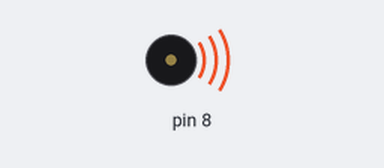
This sketch was run on a simulated Arduino Uno, built with avr-gcc and run on an emulated ATmega328P. Shown: buzzer (waves = sounding).

Above: at 0.1 s.
At 2.2 s:
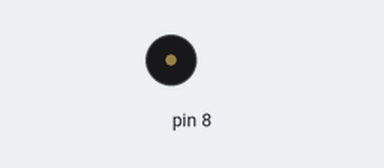
Timing chart, 0 to 3.7 s (numbered marks = the images above):
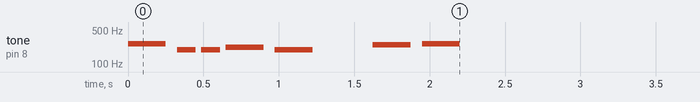

The sketch:

Tonos.ino
```cpp
//Incluimos el archivo con los tonos
#include "pitches.h"

// notas que se van a reproducir
int cancion[] = {
  NOTE_C4, NOTE_G3, NOTE_G3, NOTE_A3, NOTE_G3, 0, NOTE_B3, NOTE_C4
};

// Tipo de notas
int tipoDeNota[] = {
  4, 8, 8, 4, 4, 4, 4, 4
};

void setup() {
  // hacer iteracion en las notas de la cancion
  for (int estaNota = 0; estaNota < 8; estaNota++) {

    // Para calcular la duracion de la nota
    // Dividimos un segundo entre el tipo de nota
    int duracionNota = 1000 / tipoDeNota[estaNota];
    tone(8, cancion[estaNota], duracionNota);

    // Para distinguir entre cada nota, hacemos una pequeña pausa
    // que sea el equivalente al 130% de la duracion de la nota
    int pausaEntreNotas = duracionNota * 1.30;
    delay(pausaEntreNotas);
    // Detenemos la reproduccion de las notas
    noTone(8);
  }
}

void loop() {
  // No hacemos nada aqui
}
```

pitches.h
```cpp
/*************************************************
 * Public Constants
 *************************************************/

#define NOTE_B0  31
#define NOTE_C1  33
#define NOTE_CS1 35
#define NOTE_D1  37
#define NOTE_DS1 39
#define NOTE_E1  41
#define NOTE_F1  44
#define NOTE_FS1 46
#define NOTE_G1  49
#define NOTE_GS1 52
#define NOTE_A1  55
#define NOTE_AS1 58
#define NOTE_B1  62
#define NOTE_C2  65
#define NOTE_CS2 69
#define NOTE_D2  73
#define NOTE_DS2 78
#define NOTE_E2  82
#define NOTE_F2  87
#define NOTE_FS2 93
#define NOTE_G2  98
#define NOTE_GS2 104
#define NOTE_A2  110
#define NOTE_AS2 117
#define NOTE_B2  123
#define NOTE_C3  131
#define NOTE_CS3 139
#define NOTE_D3  147
#define NOTE_DS3 156
#define NOTE_E3  165
#define NOTE_F3  175
#define NOTE_FS3 185
#define NOTE_G3  196
#define NOTE_GS3 208
#define NOTE_A3  220
#define NOTE_AS3 233
#define NOTE_B3  247
#define NOTE_C4  262
#define NOTE_CS4 277
#define NOTE_D4  294
#define NOTE_DS4 311
#define NOTE_E4  330
#define NOTE_F4  349
#define NOTE_FS4 370
#define NOTE_G4  392
#define NOTE_GS4 415
#define NOTE_A4  440
#define NOTE_AS4 466
#define NOTE_B4  494
#define NOTE_C5  523
#define NOTE_CS5 554
#define NOTE_D5  587
#define NOTE_DS5 622
#define NOTE_E5  659
#define NOTE_F5  698
#define NOTE_FS5 740
#define NOTE_G5  784
#define NOTE_GS5 831
#define NOTE_A5  880
#define NOTE_AS5 932
#define NOTE_B5  988
#define NOTE_C6  1047
#define NOTE_CS6 1109
#define NOTE_D6  1175
#define NOTE_DS6 1245
#define NOTE_E6  1319
#define NOTE_F6  1397
#define NOTE_FS6 1480
#define NOTE_G6  1568
#define NOTE_GS6 1661
#define NOTE_A6  1760
#define NOTE_AS6 1865
#define NOTE_B6  1976
#define NOTE_C7  2093
#define NOTE_CS7 2217
#define NOTE_D7  2349
#define NOTE_DS7 2489
#define NOTE_E7  2637
#define NOTE_F7  2794
#define NOTE_FS7 2960
#define NOTE_G7  3136
#define NOTE_GS7 3322
#define NOTE_A7  3520
#define NOTE_AS7 3729
#define NOTE_B7  3951
#define NOTE_C8  4186
#define NOTE_CS8 4435
#define NOTE_D8  4699
#define NOTE_DS8 4978
```
